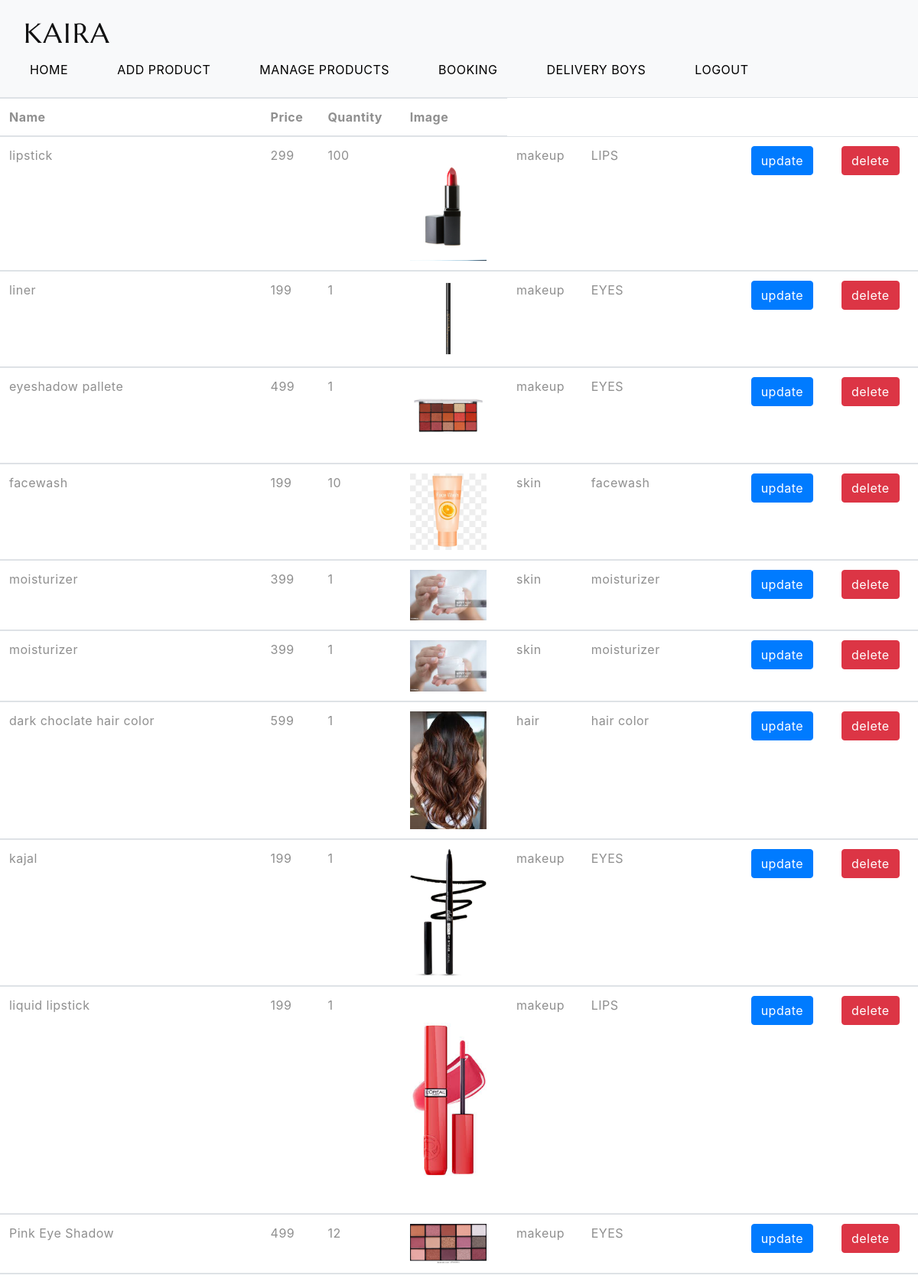
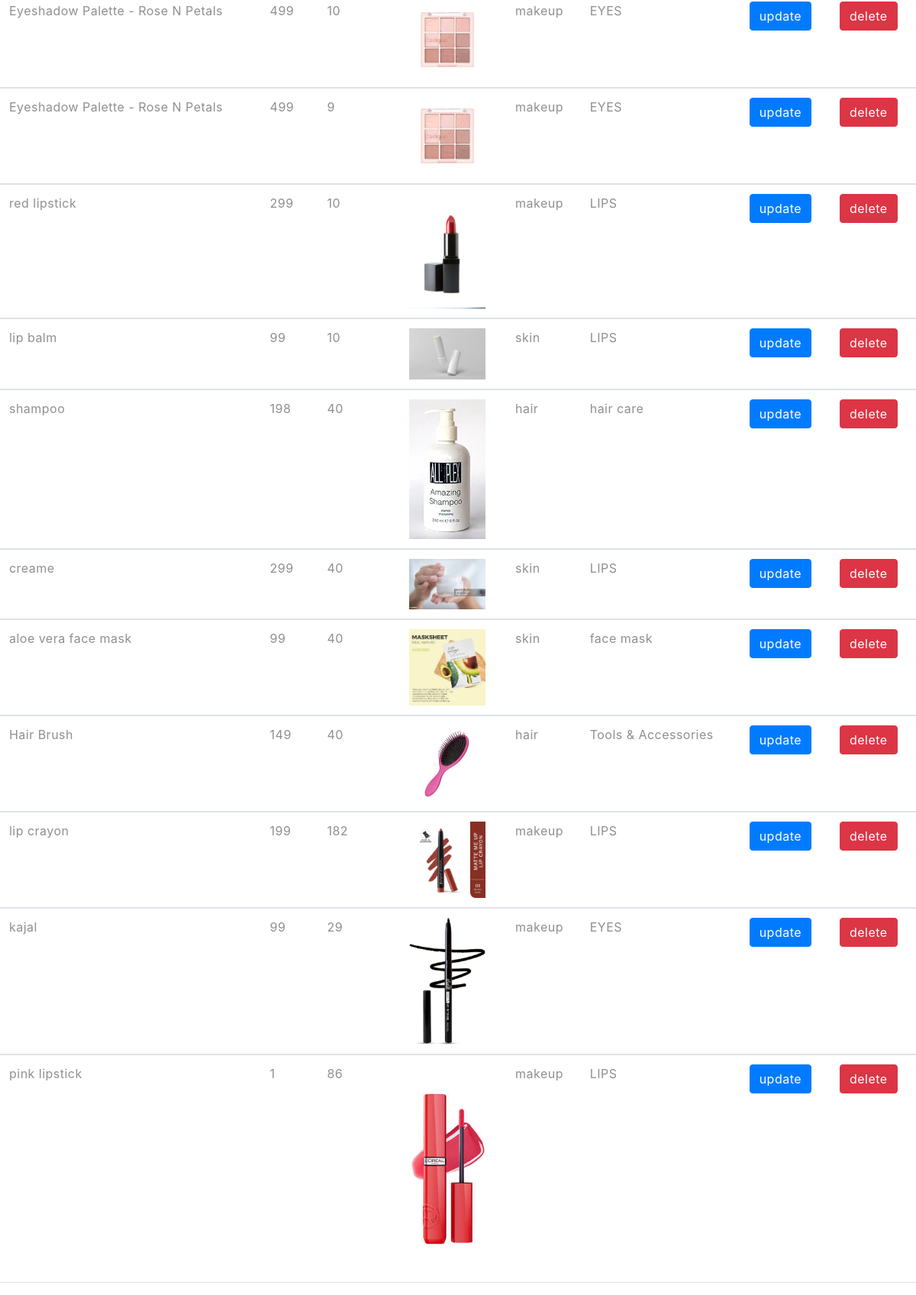
The page /Manage_Product (signed in) on the database its author committed (2 pictures, top to bottom).
### sampleapp/models.py (models this page shows, shortened)
class product(models.Model):
    product_name = models.CharField(max_length=100)
    product_price = models.IntegerField()
    product_quantity = models.IntegerField()
    image = models.ImageField()
    category = models.ForeignKey(Category, on_delete=models.CASCADE)
    sub_category = models.ForeignKey(SubCategory, on_delete=models.CASCADE, null=True, blank=True)
    sub_sub_category = models.ForeignKey(Subsubcategory, on_delete=models.CASCADE, null=True, blank=True)
    hair_type = models.CharField(max_length=50, blank=True, null=True)
    hair_color = models.CharField(max_length=50, blank=True, null=True)
    description = models.CharField(max_length=200, blank=True, null=True)

class Category(models.Model):
    name = models.CharField(max_length=100)

class SubCategory(models.Model):
    name = models.CharField(max_length=100)
    category = models.ForeignKey(Category, on_delete=models.CASCADE, related_name='subcats')

### sampleapp/views.py (the view)
# urls.py: path('Manage_Product', views.Manage_Product),
def Manage_Product(request):
    admin = request.session.get('admin')
    if not admin:
        return redirect('login')
    data=product.objects.all()
    return render(request,'Manage_Product.html', {'data':data})

### templates/Manage_Product.html (shortened to what this page needs)
<!DOCTYPE html>
<html lang="en">
{% load static %}
<head>
  <link href="https://cdn.jsdelivr.net/npm/bootstrap@5.3.0-alpha3/dist/css/bootstrap.min.css" rel="stylesheet"
>
  <link rel="stylesheet" type="text/css" href="{% static 'css/vendor.css' %}">
  <link rel="stylesheet" href="https://cdn.jsdelivr.net/npm/swiper@9/swiper-bundle.min.css" />
  <link rel="stylesheet" type="text/css" href="{% static 'style.css' %}">
      <link rel="stylesheet" href="https://cdn.jsdelivr.net/npm/bootstrap@4.6.2/dist/css/bootstrap.min.css">
</head>
<body class="homepage">
  <nav class="navbar navbar-expand-lg bg-light text-uppercase fs-6 p-3 border-bottom align-items-center">
    <div class="container-fluid">
      <div class="row justify-content-between align-items-center w-100">
        <div class="col-auto">
          <a class="navbar-brand text-white" href="index.html">
          </a>
        </div>
        <div class="col-auto">
          <div class="offcanvas offcanvas-end" tabindex="-1" id="offcanvasNavbar"
            aria-labelledby="offcanvasNavbarLabel">
            <div class="offcanvas-body">
              <ul class="navbar-nav justify-content-end flex-grow-1 gap-1 gap-md-5 pe-3">
                <li class="nav-item">
                  <a class="nav-link active" href="../adminhome">Home</a>
                </li>
                <li class="nav-item">
                  <a class="nav-link active" href="Add_Product">Add Product</a>
                </li>
                <li class="nav-item">
                  <a class="nav-link active" href="Manage_Product">Manage Products</a>
                </li>
                <li class="nav-item">
                  <a class="nav-link active" href="booking">Booking</a>
                </li>
                <li class="nav-item">
                  <a class="nav-link active" href="delivery_views">Delivery Boys</a>
                </li>
                  <li class="nav-item">
                  <a class="nav-link active" href="logout">Logout</a>
                </li>
              </ul>
            </div>
          </div>
        </div>
      </div>
    </div>
  </nav>
  <table class="table">
    <thead>
      <tr>
        <th>Name</th>
        <th>Price</th>
        <th>Quantity</th>
          <th>Image</th>
      </tr>
    </thead>
    <tbody>
       {% for i in data %}
      <tr>
        <td>{{i.product_name}}</td>
        <td>{{i.product_price}}</td>
        <td>{{i.product_quantity}}</td>
          <td><img src="{{i.image.url}}" style="width:100px;"></td>
           <td>{{i.category.name}}</td>
           <td>{{i.sub_category.name}}</td>
         <td><a href="update/{{i.pk}}" class="btn btn-primary">update</a></td>
          <td><a href="delete/{{i.pk}}" class="btn btn-danger">delete</a></td>
      </tr>
    </tbody>
      {% endfor %}
  </table>
</body>
</html>

### static/style.css (style rules this page uses)
body { --heading-font: "Marcellus", Roboto, sans-serif; --heading-font-weight: 400; --heading-color: #111; --heading-line-height: 1.24; --swiper-theme-color: #8C907E; --bs-body-font-family: "Jost", Roboto, sans-serif; --bs-body-font-size: 18px; --bs-body-font-weight: 400; --bs-body-line-height: 1.5; --bs-body-color: #8f8f8f; --bs-body-color-rgb: 143, 143, 143; --bs-primary: #8C907E; --bs-secondary: #6c757d; --bs-black: #111; --bs-light: #F1F1F0; --bs-dark: #212529; --bs-gray: #9aa1a7; --bs-gray-dark: #51565b; --bs-primary-rgb: 140, 144, 126; --bs-secondary-rgb: 108, 117, 125; --bs-black-rgb: 17, 17, 17; --bs-light-rgb: 241, 241, 240; --bs-dark-rgb: 33, 37, 41; --bs-link-color: #111; --bs-link-color-rgb: 17, 17, 17; --bs-link-decoration: underline; --bs-link-hover-color: #111; --bs-link-hover-color-rgb: 17, 17, 17; }
body { letter-spacing: 0.03rem; }
a { text-decoration: none; }
.container-fluid { max-width: 1800px; }
.btn { --bs-btn-border-radius: 0; }
.btn-primary { --bs-btn-color: #fff; --bs-btn-bg: #8C907E; --bs-btn-border-color: #8C907E; --bs-btn-hover-color: #fff; --bs-btn-hover-bg: #5e624e; --bs-btn-hover-border-color: #5e624e; --bs-btn-focus-shadow-rgb: 49, 132, 253; --bs-btn-active-color: #fff; --bs-btn-active-bg: #5e624e; --bs-btn-active-border-color: #5e624e; --bs-btn-active-shadow: inset 0 3px 5px rgba(0, 0, 0, 0.125); --bs-btn-disabled-color: #fff; --bs-btn-disabled-bg: #8C907E; --bs-btn-disabled-border-color: #8C907E; }
.text-white { --heading-color: var(--bs-light); --bs-breadcrumb-item-active-color: var(--bs-light); --bs-breadcrumb-divider-color: var(--bs-light); --bs-link-color-rgb: var(--bs-light-rgb); --bs-link-hover-color-rgb: var(--bs-light-rgb); }

### rows shown on the page
product: product_name "lipstick", product_price "299", product_quantity "100", image (picture), category.name "makeup", sub_category.name "LIPS"
product: product_name "liner", product_price "199", product_quantity "1", image (picture), category.name "makeup", sub_category.name "EYES"
product: product_name "eyeshadow pallete", product_price "499", product_quantity "1", image (picture), category.name "makeup", sub_category.name "EYES"
product: product_name "facewash", product_price "199", product_quantity "10", image (picture), category.name "skin", sub_category.name "facewash"
product: product_name "moisturizer", product_price "399", product_quantity "1", image (picture), category.name "skin", sub_category.name "moisturizer"
product: product_name "moisturizer", product_price "399", product_quantity "1", image (picture), category.name "skin", sub_category.name "moisturizer"
product: product_name "dark choclate hair color", product_price "599", product_quantity "1", image (picture), category.name "hair", sub_category.name "hair color"
product: product_name "kajal", product_price "199", product_quantity "1", image (picture), category.name "makeup", sub_category.name "EYES"
product: product_name "liquid lipstick", product_price "199", product_quantity "1", image (picture), category.name "makeup", sub_category.name "LIPS"
product: product_name "Pink Eye Shadow", product_price "499", product_quantity "12", image (picture), category.name "makeup", sub_category.name "EYES"
product: product_name "Eyeshadow Palette - Rose N Petals", product_price "499", product_quantity "10", image (picture), category.name "makeup", sub_category.name "EYES"
product: product_name "Eyeshadow Palette - Rose N Petals", product_price "499", product_quantity "9", image (picture), category.name "makeup", sub_category.name "EYES"
product: product_name "red lipstick", product_price "299", product_quantity "10", image (picture), category.name "makeup", sub_category.name "LIPS"
product: product_name "lip balm", product_price "99", product_quantity "10", image (picture), category.name "skin", sub_category.name "LIPS"
product: product_name "shampoo", product_price "198", product_quantity "40", image (picture), category.name "hair", sub_category.name "hair care"
product: product_name "creame", product_price "299", product_quantity "40", image (picture), category.name "skin", sub_category.name "LIPS"
product: product_name "aloe vera face mask", product_price "99", product_quantity "40", image (picture), category.name "skin", sub_category.name "face mask"
product: product_name "Hair Brush", product_price "149", product_quantity "40", image (picture), category.name "hair", sub_category.name "Tools & Accessories"
product: product_name "lip crayon", product_price "199", product_quantity "182", image (picture), category.name "makeup", sub_category.name "LIPS"
product: product_name "kajal", product_price "99", product_quantity "29", image (picture), category.name "makeup", sub_category.name "EYES"
product: product_name "pink lipstick", product_price "1", product_quantity "86", image (picture), category.name "makeup", sub_category.name "LIPS"
